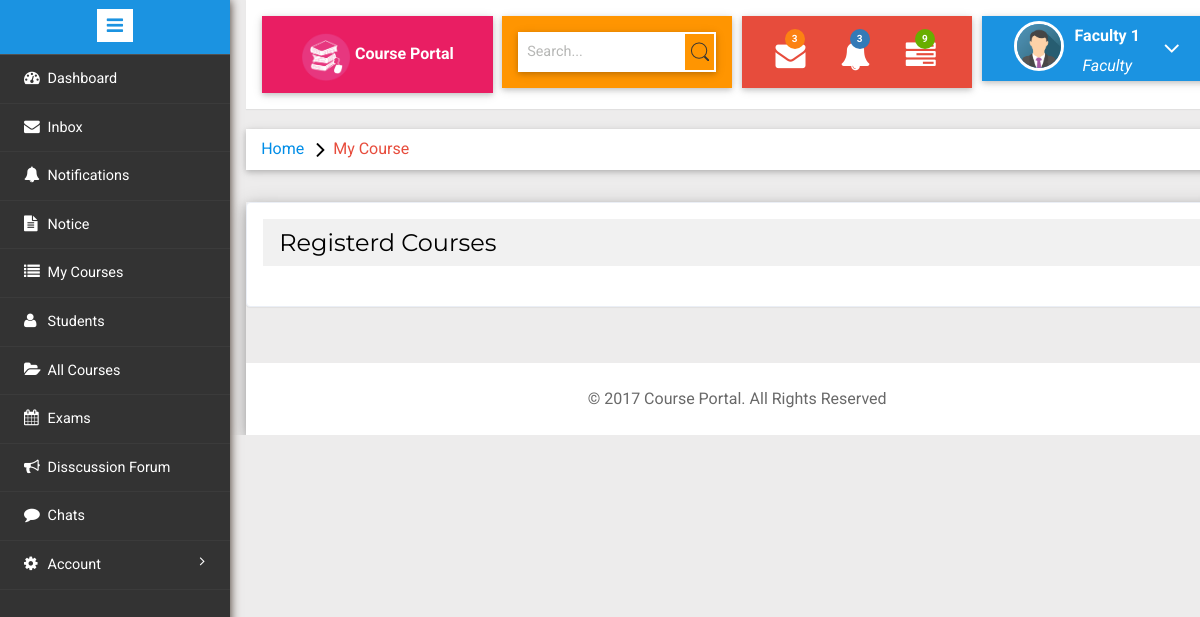
The app's page /faculty/index.php?page=my-course (signed in), older data.
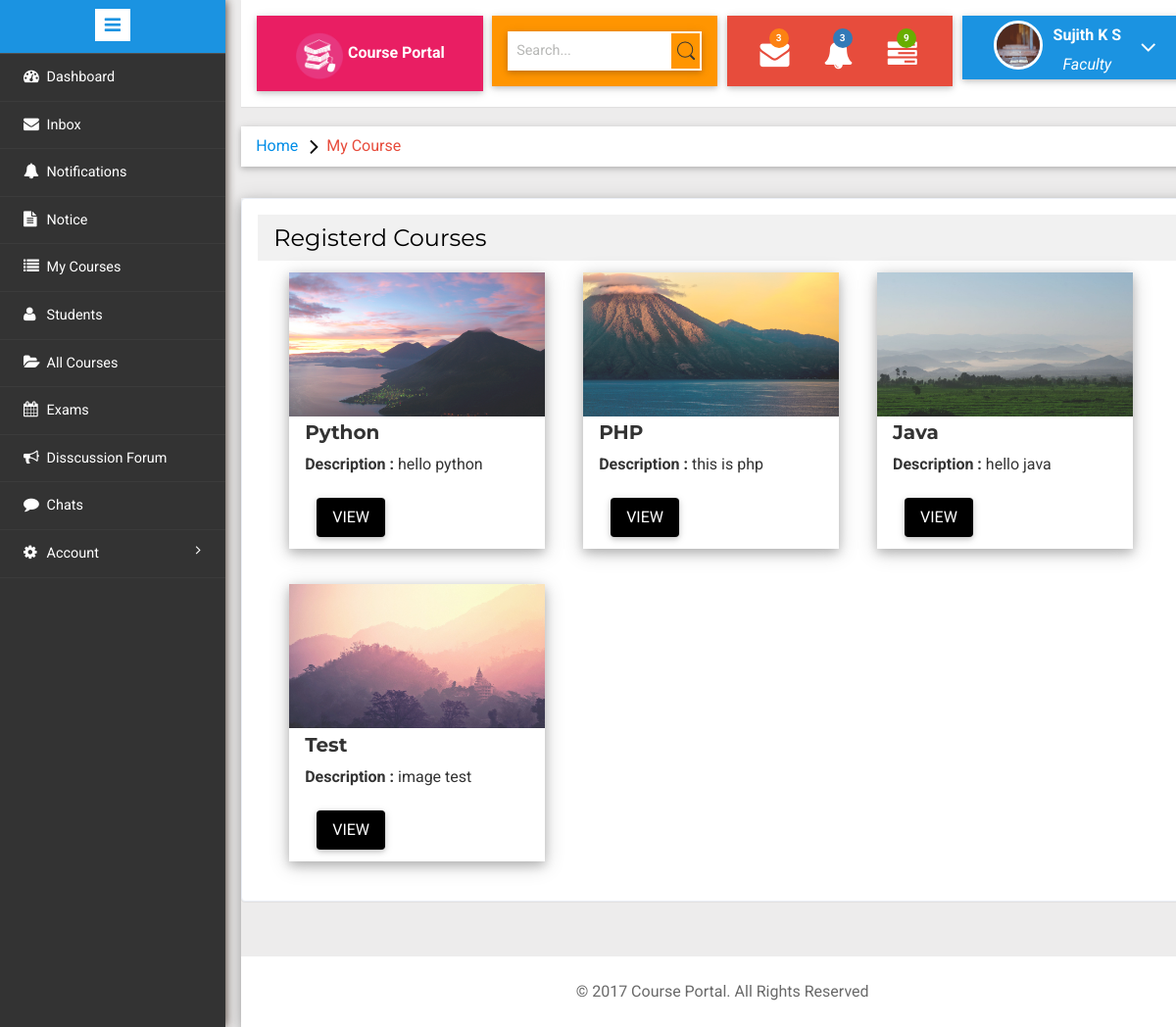
The same page, newer data.
### tables this page shows
CREATE TABLE `users` (
  `id` int(11) NOT NULL,
  `name` char(40) NOT NULL,
  `email` varchar(40) NOT NULL,
  `pass` varchar(40) NOT NULL,
  `type` varchar(10) NOT NULL,
  `mobile` bigint(11) NOT NULL,
  `gender` varchar(40) NOT NULL,
  `image` varchar(50) NOT NULL DEFAULT '../images/avatar.png',
  `dob` date NOT NULL,
  `join_date` datetime NOT NULL DEFAULT CURRENT_TIMESTAMP
);

CREATE TABLE `faculty_courses_taken` (
  `facultyId` int(11) NOT NULL,
  `courseId` int(11) NOT NULL,
  `status` varchar(20) NOT NULL DEFAULT 'pending'
);

CREATE TABLE `courses` (
  `courseId` int(11) NOT NULL,
  `courseName` varchar(50) NOT NULL,
  `shortD` varchar(100) NOT NULL,
  `longD` varchar(1000) NOT NULL,
  `courseImage` varchar(100) NOT NULL DEFAULT '../images/default-c.jpg'
);

### faculty/my-course.php (the view, shortened to what the changed rows need)
<?php
    $fid=$_SESSION['user_id'];
    $card='<div class="w3-row-padding">';
    $count=0;
	$query="SELECT * FROM `faculty_courses_taken` join courses on courses.courseId=faculty_courses_taken.courseId WHERE facultyId=$fid";
	$result = mysqli_query($con,$query) or die(mysqli_error());
    while($row=$result->fetch_assoc()){
        $count+=1;
        $cid=$row['courseId'];
        $card.='
                <div class="w3-third">
                    <div class="w3-card-4" style="width:92%;max-width:300px;margin-top:12px;">
                        <img src="'.$row['courseImage'].'" alt="Avatar" style="width:100%;opacity:0.85">
                        <div class="w3-container">
                            <h4><b>'.$row['courseName'].'</b></h4>
                            <p>
                                <strong>Description : </strong>'.$row['shortD'].'<br />
                            </p>
                            <a class="w3-button w3-blue w3-hover-red w3-round w3-card-2" style="margin-left:12px;margin-top:12px;margin-bottom:12px" href="index.php?page=course-view&id='.$cid.'">VIEW</a>
       </div>
                     </div>
                </div>';
        if($count%3==0)
            $card.='
            </div>
            <div class="w3-row-padding">
            <br />';
    }
?>
<div class="w3-card-4" style="width:100%">
<div class="w3-card-4  validation-system validation-form">
<div class="w3-container">
    <?php echo $card; ?>
</div>
</div><br />
</div>

### faculty/index.php (shortened to what the changed rows need)
<?php
	require("../auth.php");
	if(getStatus()!="approved")
		$home="verify.php";
	else
		$home="dashboard.php";
	function getName(){
		$fid=$_SESSION['user_id'];
		require('../connection.php');
		$query="SELECT * FROM `users` WHERE id=$fid";
        $result = mysqli_query($con,$query) or die(mysqli_error());
        $row=$result->fetch_assoc();
        return $row["name"];
	}
	function getAvatar(){
		$fid=$_SESSION['user_id'];
		require('../connection.php');
		$query="SELECT * FROM `users` WHERE id=$fid";
        $result = mysqli_query($con,$query) or die(mysqli_error());
        $row=$result->fetch_assoc();
        return $row["image"];
	}
	function getStatus(){
		$fid=$_SESSION['user_id'];
		require('../connection.php');
		$query="SELECT * FROM `faculty` WHERE facultyId=$fid";
		$result = mysqli_query($con,$query) or die(mysqli_error());
        $row=$result->fetch_assoc();
        return $row["status"];
	}
?>
<!DOCTYPE HTML>
<html>
<head>
<link href="css/bootstrap.min.css" rel='stylesheet' type='text/css' />
<link href="../css/w3.css" rel='stylesheet' type='text/css' />
<link href="css/style.css" rel='stylesheet' type='text/css' />
<link rel="stylesheet" href="css/morris.css" type="text/css"/>
<link href="css/font-awesome.css" rel="stylesheet">
<link rel="stylesheet" href="css/icon-font.min.css" type='text/css' />
</head>
<body>
   <div class="page-container">
<div class="left-content">
	   <div class="mother-grid-inner">
				<div class="header-main w3-card-2">
						<div class="profile_details w3l w3-card-2">
								<ul>
									<li class="dropdown profile_details_drop">
										<a href="#" class="dropdown-toggle" data-toggle="dropdown" aria-expanded="false">
											<div class="profile_img">
												<span class="prfil-img"><img src="<?php echo getAvatar(); ?>" alt=""> </span>
												<div class="user-name">
													<p><?php echo getName(); ?></p>
													<span>Faculty</span>
												</div>
											</div>
										</a>
									</li>
								</ul>
							</div>
				</div>
 <?php
		@$page=  $_GET['page'];
		  if($page!="")
		  {
			switch($page){
				case "my-course":	include("my-course.php"); break;
			}
		  }
		  else
		  {
		  include($home);
		  }
		  ?>
<br />
</div>
</div>
							</div>
</body>
</html>

Row changes from the older to the newer data that the page shows:
changed users: image: picture added in place of a placeholder; name "Faculty 1" → "Sujith K S"
added faculty_courses_taken: courseId.courseImage (picture), courseId.courseName "Python", courseId.shortD "hello python"
added faculty_courses_taken: courseId.courseImage (picture), courseId.courseName "PHP", courseId.shortD "this is php"
added faculty_courses_taken: courseId.courseImage (picture), courseId.courseName "Java", courseId.shortD "hello java"
added faculty_courses_taken: courseId.courseImage (picture), courseId.courseName "Test", courseId.shortD "image test"
